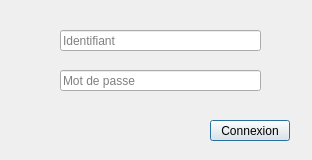
<?xml version="1.0" encoding="UTF-8"?>
<ui version="4.0">
 <class>connexionBDD</class>
 <widget class="QMainWindow" name="connexionBDD">
  <property name="geometry">
   <rect>
    <x>0</x>
    <y>0</y>
    <width>312</width>
    <height>160</height>
   </rect>
  </property>
  <property name="minimumSize">
   <size>
    <width>312</width>
    <height>160</height>
   </size>
  </property>
  <property name="maximumSize">
   <size>
    <width>312</width>
    <height>160</height>
   </size>
  </property>
  <property name="windowTitle">
   <string>Connexion</string>
  </property>
  <property name="windowIcon">
   <iconset resource="../ressource.qrc">
    <normaloff>:/new/prefix1/images/auth.png</normaloff>:/new/prefix1/images/auth.png</iconset>
  </property>
  <property name="windowOpacity">
   <double>1.000000000000000</double>
  </property>
  <property name="iconSize">
   <size>
    <width>24</width>
    <height>24</height>
   </size>
  </property>
  <widget class="QWidget" name="centralWidget">
   <widget class="QPushButton" name="connexion">
    <property name="geometry">
     <rect>
      <x>210</x>
      <y>120</y>
      <width>80</width>
      <height>21</height>
     </rect>
    </property>
    <property name="text">
     <string>Connexion</string>
    </property>
    <property name="checkable">
     <bool>true</bool>
    </property>
    <property name="checked">
     <bool>false</bool>
    </property>
    <property name="autoDefault">
     <bool>false</bool>
    </property>
    <property name="default">
     <bool>true</bool>
    </property>
    <property name="flat">
     <bool>false</bool>
    </property>
   </widget>
   <widget class="QLineEdit" name="loginText">
    <property name="geometry">
     <rect>
      <x>60</x>
      <y>30</y>
      <width>201</width>
      <height>21</height>
     </rect>
    </property>
    <property name="autoFillBackground">
     <bool>false</bool>
    </property>
    <property name="text">
     <string extracomment="Identifiant Administrateur"/>
    </property>
    <property name="placeholderText">
     <string>Identifiant</string>
    </property>
    <property name="clearButtonEnabled">
     <bool>true</bool>
    </property>
   </widget>
   <widget class="QLineEdit" name="passwordText">
    <property name="geometry">
     <rect>
      <x>60</x>
      <y>70</y>
      <width>201</width>
      <height>21</height>
     </rect>
    </property>
    <property name="text">
     <string extracomment="Mot de passe Administrateur"/>
    </property>
    <property name="placeholderText">
     <string>Mot de passe</string>
    </property>
    <property name="clearButtonEnabled">
     <bool>true</bool>
    </property>
   </widget>
   <widget class="QLabel" name="label">
    <property name="geometry">
     <rect>
      <x>130</x>
      <y>-40</y>
      <width>221</width>
      <height>241</height>
     </rect>
    </property>
    <property name="text">
     <string/>
    </property>
    <property name="pixmap">
     <pixmap>../images/logo-domo2.png</pixmap>
    </property>
   </widget>
   <zorder>label</zorder>
   <zorder>connexion</zorder>
   <zorder>loginText</zorder>
   <zorder>passwordText</zorder>
  </widget>
 </widget>
 <layoutdefault spacing="6" margin="11"/>
 <resources>
  <include location="../ressource.qrc"/>
 </resources>
 <connections/>
</ui>
